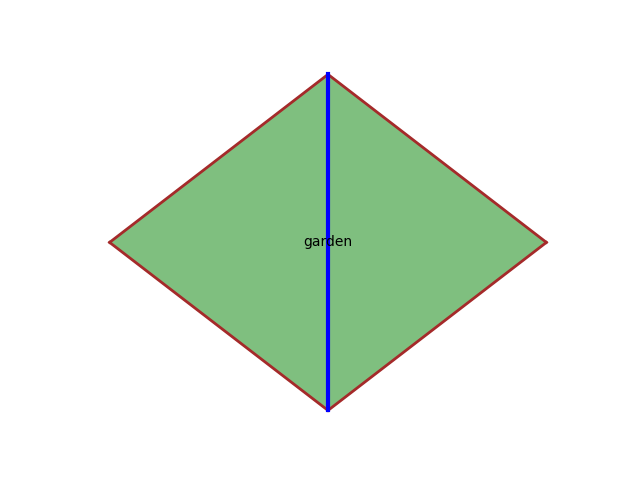

Python code for this plot:
import matplotlib.pyplot as plt
import matplotlib.patches as patches

#initial
fig, ax = plt.subplots()

#make river
# rect = patches.Rectangle((-0.005, -5), 0.01, 10, linewidth=1, edgecolor='blue', facecolor='blue')
# ax.add_patch(rect)


#make garden with line
plt.plot([0,6.5], [5, 0], color='brown', linewidth=2)
plt.plot([6.5, 0], [0, -5], color='brown', linewidth=2)
plt.plot([0,-6.5], [5, 0], color='brown', linewidth=2)
plt.plot([-6.5, 0], [0, -5], color='brown', linewidth=2)
plt.plot([0, 0], [5, -5], color='blue', linewidth=3)


# Fill the garden area
garden_x = [0, 6.5, 0, -6.5]
garden_y = [5, 0, -5, 0]
plt.fill(garden_x, garden_y, color='green', alpha=0.5)  # green fill with some transparency
ax.text(0, 0, 'garden', color='black', ha='center', va='center')



ax.set_aspect('equal')
plt.axis('off')  # Turn off axes
plt.savefig("n2two_side.png")